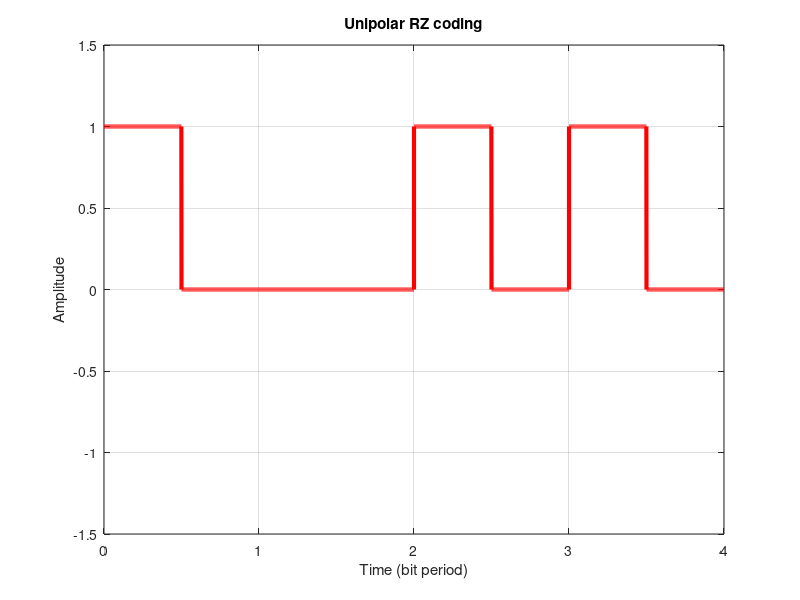

Source code (MATLAB):
clc;
clear all;
close all;
data = [ 1 0 1 1 ]
t = 0:0.001:1; %time duration of single pulse
digital_signal = []; 
time = [];
for i = 1:1:numel(data)
    pulse_half_1 = t(1:fix(numel(t)/2)); 
    pulse_half_2 = t((fix((numel(t)/2))+1):numel(t));
    digital_signal = [digital_signal (data(i)==0)*zeros(1,length(pulse_half_1)) + (data(i)==1)*ones(1,length(pulse_half_1)) ];
    digital_signal = [digital_signal (data(i)==0)*zeros(1,length(pulse_half_2)) + (data(i)==1)*zeros(1,length(pulse_half_2)) ];
    time = [time t]; t = t + 1;
end
% Plot the Digital Signal

plot(time,digital_signal,'r','LineWidth',3); 
xlabel('Time (bit period)'); 
ylabel('Amplitude'); title('Unipolar RZ coding'); axis([0 time(end) -1.5 1.5]); 
grid on;

